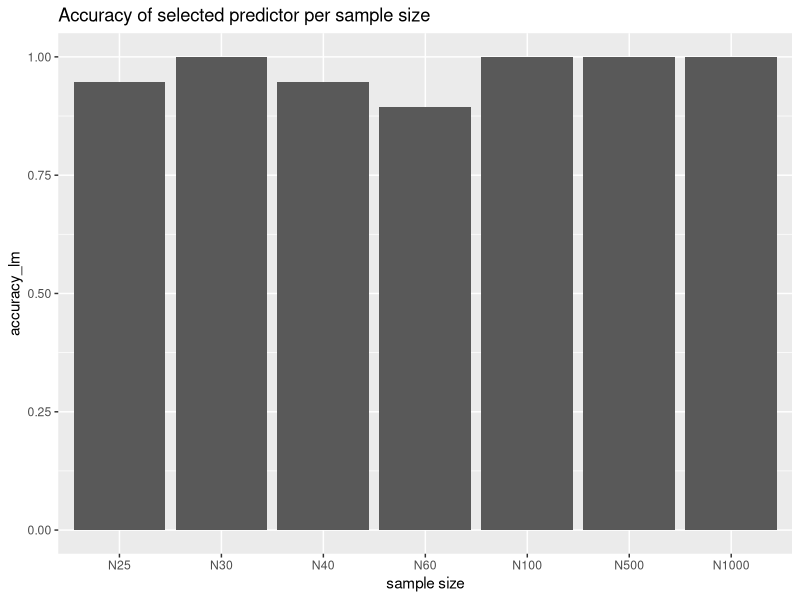
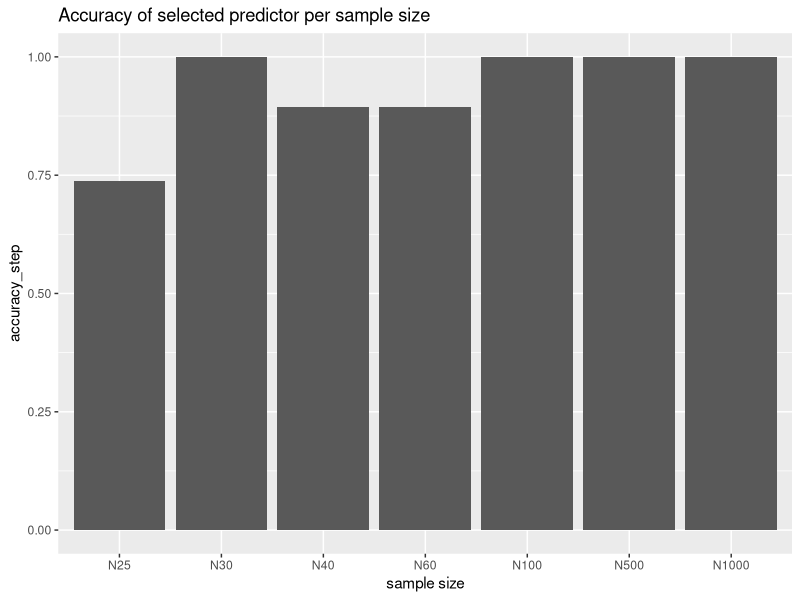

The R source for these figures, in order:
## ---- chunk 1
# Load packages 
library(lme4)
library(dplyr)
library(ggplot2)

options(scipen=0)
set.seed(101)

# Variable and Dataset preparation
N <- c(25, 30, 40, 60, 100 ,500, 1000)
# create a data frame to later add which variables were selected 
predi_selection_lm <- as.data.frame(matrix(NA, nrow = 19, ncol = length(N)))
predi_selection_step <- as.data.frame(matrix(NA, nrow = 19, ncol = length(N)))

names(predi_selection_lm ) <- c("N25", "N30", "N40", "N60", "N100", "N500", "N1000")
names(predi_selection_step ) <- c("N25", "N30", "N40", "N60", "N100", "N500", "N1000")

#counter to use as index for table predi_selection (loop)
a = 1

#loop over different N (sample size)
for(i in N){
  # Simulation dataset
  x1 <- runif(i, 0, 10)
  x2 <- runif(i, 0, 10)
  x3 <- runif(i, 0, 10)
  x4 <- runif(i, 0, 10)
  x5 <- runif(i, 0, 10)
  x6 <- runif(i, 0, 10)
  x7 <- runif(i, 0, 10)
  x8 <- runif(i, 0, 10)
  x9 <- runif(i, 0, 10)
  x10 <- runif(i, 0, 10)
  x11 <- runif(i, 0, 10)
  x12 <- runif(i, 0, 10)
  x13 <- runif(i, 0, 10)
  x14 <- runif(i, 0, 10)
  x15 <- runif(i, 0, 10)
  x16 <- runif(i, 0, 10)
  x17 <- runif(i, 0, 10)
  x18 <- runif(i, 0, 10)
  x19 <- runif(i, 0, 10)
  err <- runif(i, 0, 5)
  
  data <- cbind(x1,x2,x3,x4,x5,x6, x7, x8, x9 ,x10, x11, x12, x13, x14, x15, x16, x17, x18, x19,  err)
  data <- as.data.frame(data)
 
  # generate y values.
  y <- 30 + 0.4*x1 + 1*x2 + 2.3*x3 + 0.7*x4 + 0.2*x5  + 1*x6 + 2*x7 + 3*x8 + 1.5 *x9 + 0.5*x10 + err
  
  # add generated y values to data frame
  data_2 <- cbind(data, y)
  
  # Modelling with all variables as predi.
  mod <- lm(y~ x1 + x2 + x3 + x4 + x5 + x5 +x6 + x7 + x8 + x9 + x10 + x11 + x12 + x13 + x14 + x15 + x16 + x17 + x18 + x19, data =  data_2)
  summary(mod)
  
  ########################
  #lets try step function#
  ########################
 

  # use step function and save final model as stepwise_model
  stepwise_model <-  step(mod)

  
  # Extract p-val: lm
  p_val_lm <- (summary(mod)$coefficients[,4])
  p_val_lm <- p_val_lm[2:20] #take out intercept
  
  # Extract p-val: step
  p_val_step <- summary(stepwise_model)$coefficients[,4]
  p_val_step <- p_val_step[2:20] #take out intercept
  
  # Store value: lm 
  predi_selection_lm[a] <- ifelse(p_val_lm < 0.05, 1, 0)
  
  #store values for step different, because summary output dosen't include all variable like in lm 
  p_val_step <-  na.omit(ifelse(p_val_step < 0.05, 1, 0))
 
   #remove selected pred. without 0.05
  p_val_step <- p_val_step[! p_val_step %in% 0]
  
  # save the names of all selected coefficients as coes
  coes <- names(p_val_step)
  
  # create dummy var with all possible variables 
  dummy_var <- c('x1','x2','x3','x4','x5','x6','x7','x8','x9','x10','x11','x12','x13','x14','x15','x16','x17','x18','x19')
  
  # which out of all possible variable have been selected? 
  selected_coe <- ifelse(dummy_var %in% coes, 1,0)
  
  predi_selection_step[a] <- selected_coe
  
  #increase counter by one
  a = a + 1
}

# Summary accuracy predictors selection
true_pred_dummy <- c(1,1,1,1,1,1,1,1,1,1,0,0,0,0,0,0,0,0,0) #dummy code for the existing predictor 

# new data frame to compare true predi. to selected predi.
predi_accuracy_lm <- data.frame(matrix(NA, nrow = 19, ncol = length(N)))
names(predi_accuracy_lm) <- c("N25", "N30", "N40", "N60", "N100", "N500", "N1000")

predi_accuracy_step <- data.frame(matrix(NA, nrow = 19, ncol = length(N)))
names(predi_accuracy_step) <- c("N25", "N30", "N40", "N60", "N100", "N500", "N1000")

#if all correct than coloumn all 1. 
for (j in 1:length(N)){
  predi_accuracy_lm[j] <- ifelse(predi_selection_lm[j] == true_pred_dummy, 1,0)
  predi_accuracy_step[j] <- ifelse(predi_selection_step[j] == true_pred_dummy, 1,0)
}
## ---- chunk 2
# final data frame used for visualization
sample_s <- c("N25", "N30", "N40", "N60", "N100", "N500", "N1000")
summary_accuracy <- data.frame(cbind(sample_s,rep(NA, times = length(sample_s)),rep(NA, times = length(sample_s))))
names(summary_accuracy) <- c("sample_s", "accuracy_lm", "accuracy_step")



for( i in 1: nrow(summary_accuracy)){
  summary_accuracy[i,2] <-  mean(predi_accuracy_lm[,i])
  summary_accuracy[i,3] <-  mean(predi_accuracy_step[,i])

}
summary_accuracy$accuracy_lm <- as.numeric(summary_accuracy$accuracy_lm)
summary_accuracy$accuracy_step <- as.numeric(summary_accuracy$accuracy_step)
ggplot(data = summary_accuracy,aes(x=factor(sample_s, 
                                           level = c("N25", "N30", "N40", "N60", "N100", "N500", "N1000")) ,
                                            y = accuracy_lm)) + 
  geom_bar(stat= "identity")+
  xlab("sample size")+
  labs(title = "Accuracy of selected predictor per sample size")


## ---- chunk 3
ggplot(data = summary_accuracy,aes(x=factor(sample_s, 
                                           level = c("N25", "N30", "N40", "N60", "N100", "N500", "N1000")) ,
                                            y = accuracy_step)) + 
  geom_bar(stat= "identity")+
  xlab("sample size")+
  labs(title = "Accuracy of selected predictor per sample size")
